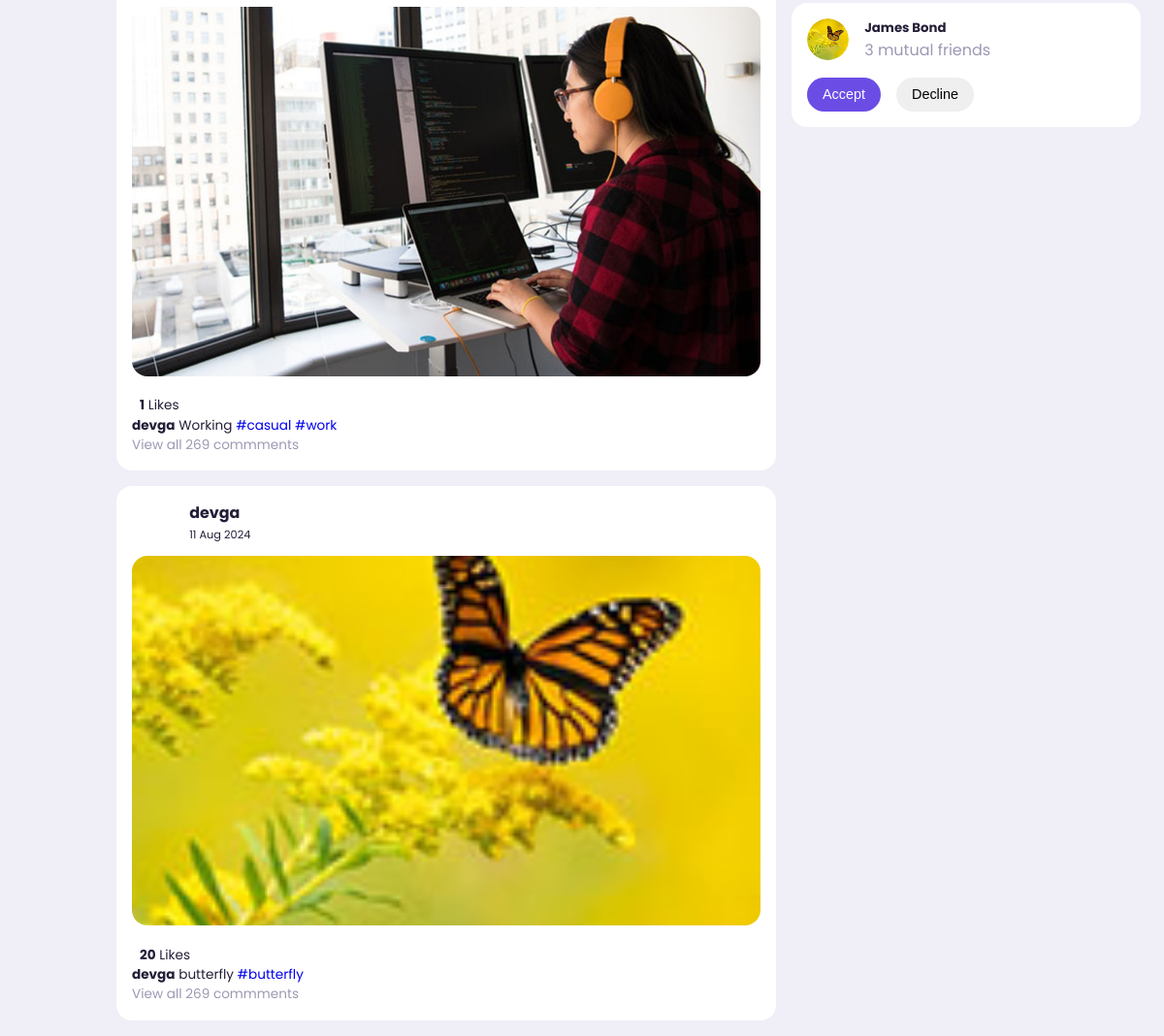
/post/ (signed in, lower part), run on an earlier commit of the app's database.
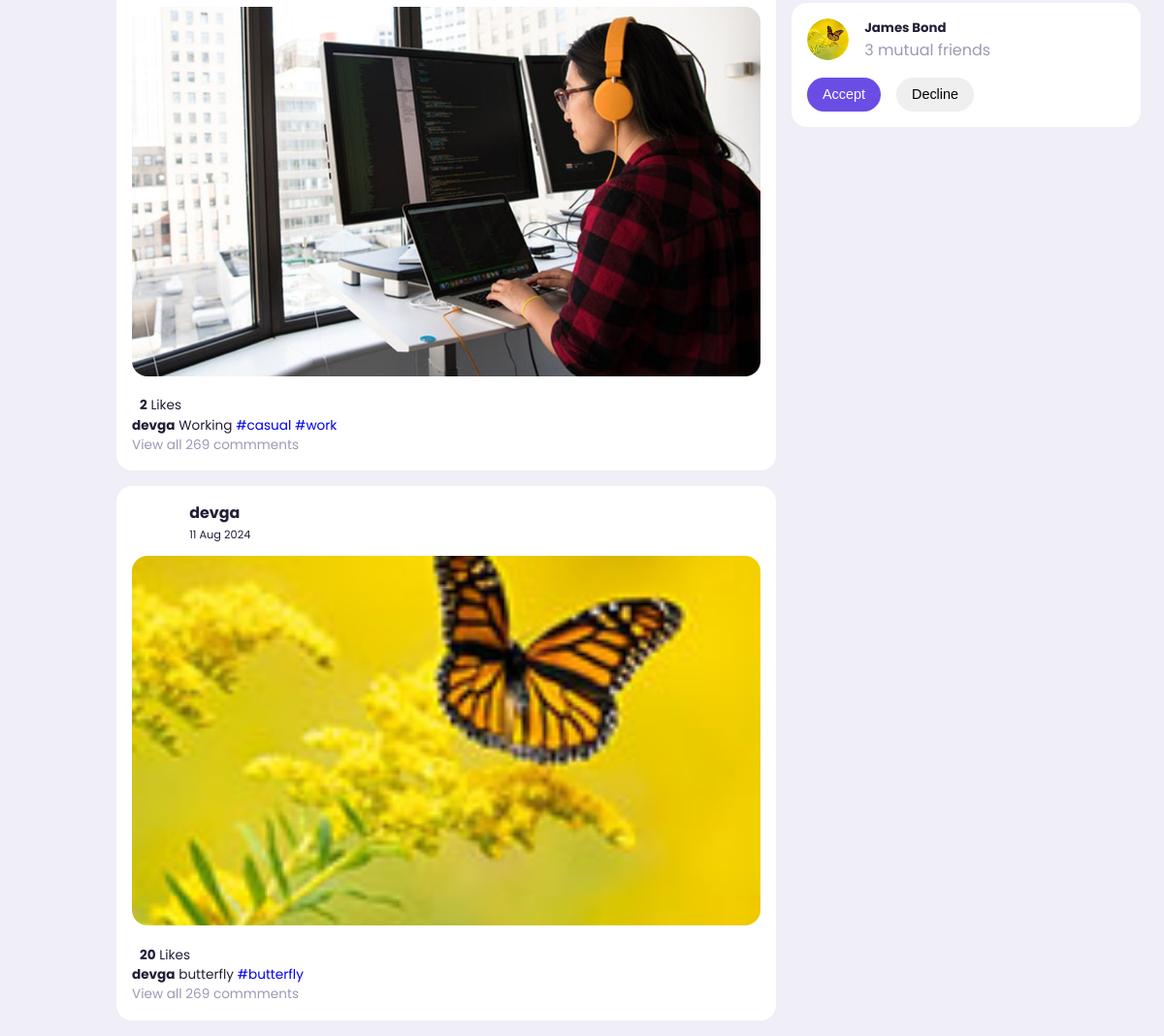
And on a later commit of the database.
### post/models.py (models this page shows, shortened)
class Post(models.Model):
    id = models.UUIDField(primary_key=True,default=uuid.uuid4,editable=False)
    picture = models.ImageField(upload_to=user_directory_path,verbose_name="Picture",null=True)
    caption = models.CharField(max_length=10000,verbose_name="Caption")
    posted = models.DateTimeField(auto_now_add=True)
    tag = models.ManyToManyField(Tag,related_name="tags")
    user = models.ForeignKey(User,on_delete=models.CASCADE)
    likes = models.IntegerField(default=0)

### post/views.py (the view)
# urls.py: 2. Add a URL to urlpatterns:  path('', views.home, name='home')
def home(request):
    user = request.user
    posts = Stream.objects.filter(user=user)
    group_ids = []
    for post in posts:
        group_ids.append(post.post_id)
    post_items = Post.objects.filter(id__in=group_ids).all().order_by('-posted')
    context = {
        'post_items' : post_items
    }
    return render(request,"index.html",context)

### post/models.py (called while the page is built)
    def get_absolute_url(self):
        return reverse('tags',args=[self.slug])

### templates/index.html (shortened to what this page needs)
{%extends 'base.html'%}
{% load static %}
        {% block content %}
            <div class="middle">
                <div class="feeds">
                    {% for post in post_items %}
                    <div class="feed">
                        <div class="head">
                            <div class="user">
                                <div class="profile-photo">
                                </div>
                                <div class="ingo">
                                    <h3>{{post.user.username}}</h3>
                                    <small>{{post.posted|date:"d M Y"}}</small>
                                </div>
                            </div>
                        </div>
                        <div class="photo">
                            <a href="{%url 'post-details' post.id%}"><img src="{{post.picture.url}}" alt="Alternative text"
                                style="height: 381px; object-fit: cover;" >
                        </a>
                        </div>
                        <div class="liked-by">
                            <p id="like-count-{{ post.id }}"><b>{{ post.likes }}</b> Likes</p>
                        </div>
                        <div class="caption">
                            <p><b>{{post.user.username}}</b> {{post.caption}}
                                 <span class="harsh-tag">
                                    {% for tag in post.tag.all%}
                                    <a href ="{{tag.get_absolute_url}}">#{{tag.title}}</a>
                                    {% endfor %}
                                </span></p>
                        </div>
                        <div>
                            <div class="comments text-muted">View all 269 commments</div>
                        </div>
                    </div>
                    {% endfor %}
                </div>
            </div>
            <div class="right">
                <div class="friend-requests">
                    <div class="request">
                        <div class="info">
                            <div class="profile-photo">
                                <img src="{% static 'images/profile-14.jpg'%}">
                            </div>
                            <div>
                                <h5>James Bond</h5>
                                <p class="text-muted">
                                    3 mutual friends
                                </p>
                            </div>
                        </div>
                        <div class="action">
                            <button class="btn btn-primary">
                                Accept
                            </button>
                            <button class="btn">
                                Decline
                            </button>
                        </div>
                    </div>
                </div>
            </div>
{% endblock content %}

What changed in the data, as far as the page shows it:
changed Post "Working": likes "1" → "2"
